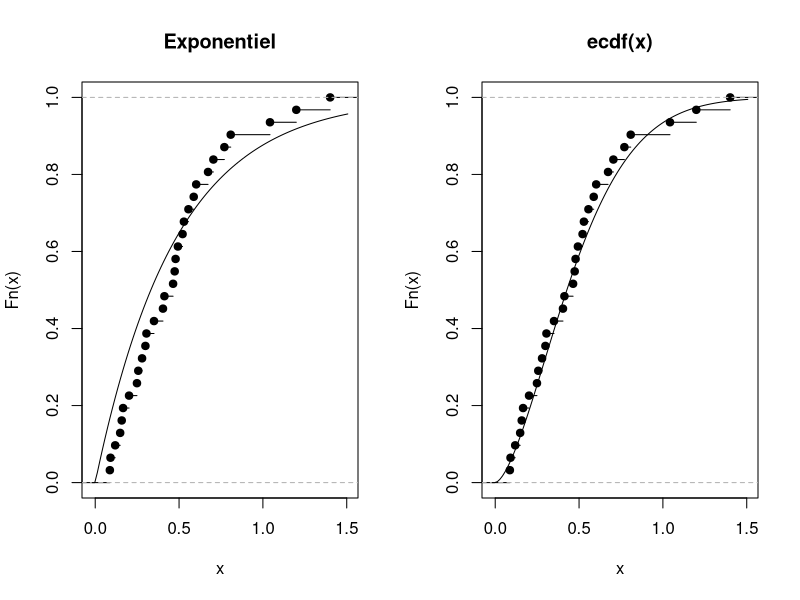

Source code (R): (Note: this script raises an error after producing the figure.)
T_i <- c(0.3055285, 0.7095883, 0.7968152,
0.9986248, 1.411262, 1.690603, 2.21957, 2.368388, 3.567566, 4.041499,
4.39206, 4.979485, 6.380634, 6.98289, 7.753156, 8.309093, 8.5659,
9.045187, 9.718129, 10.5263, 10.7752, 11.26835, 11.43449, 11.55362,
12.25831, 12.72269, 13.02203, 14.06437, 14.58528, 14.67648, 14.83452)

W_i <- diff(c(0, T_i))
par(mfrow = c(1, 2))

# a) ----------------------------------------------------------------------

param_poisson <- mean(W_i)
logvrais_poisson <- sum(log(dpois(W_i, param_poisson)))

plot.ecdf(W_i, main = "Exponentiel")
curve(pexp(x, 1/param_poisson), add = TRUE)

# b) ----------------------------------------------------------------------

neglogvrais <- function(params) {
  - sum(log(dweibull(W_i, params[1], params[2])))
}

param_weibull <- constrOptim(c(1, 1), neglogvrais, NULL, diag(2), c(0, 0))
param_weibull$par

plot.ecdf(W_i)
curve(pweibull(x, param_weibull$par[1], param_weibull$par[2]), add = TRUE)

# c) ----------------------------------------------------------------------

R <- 2 * (- param_weibull$value + param_poisson$value)
